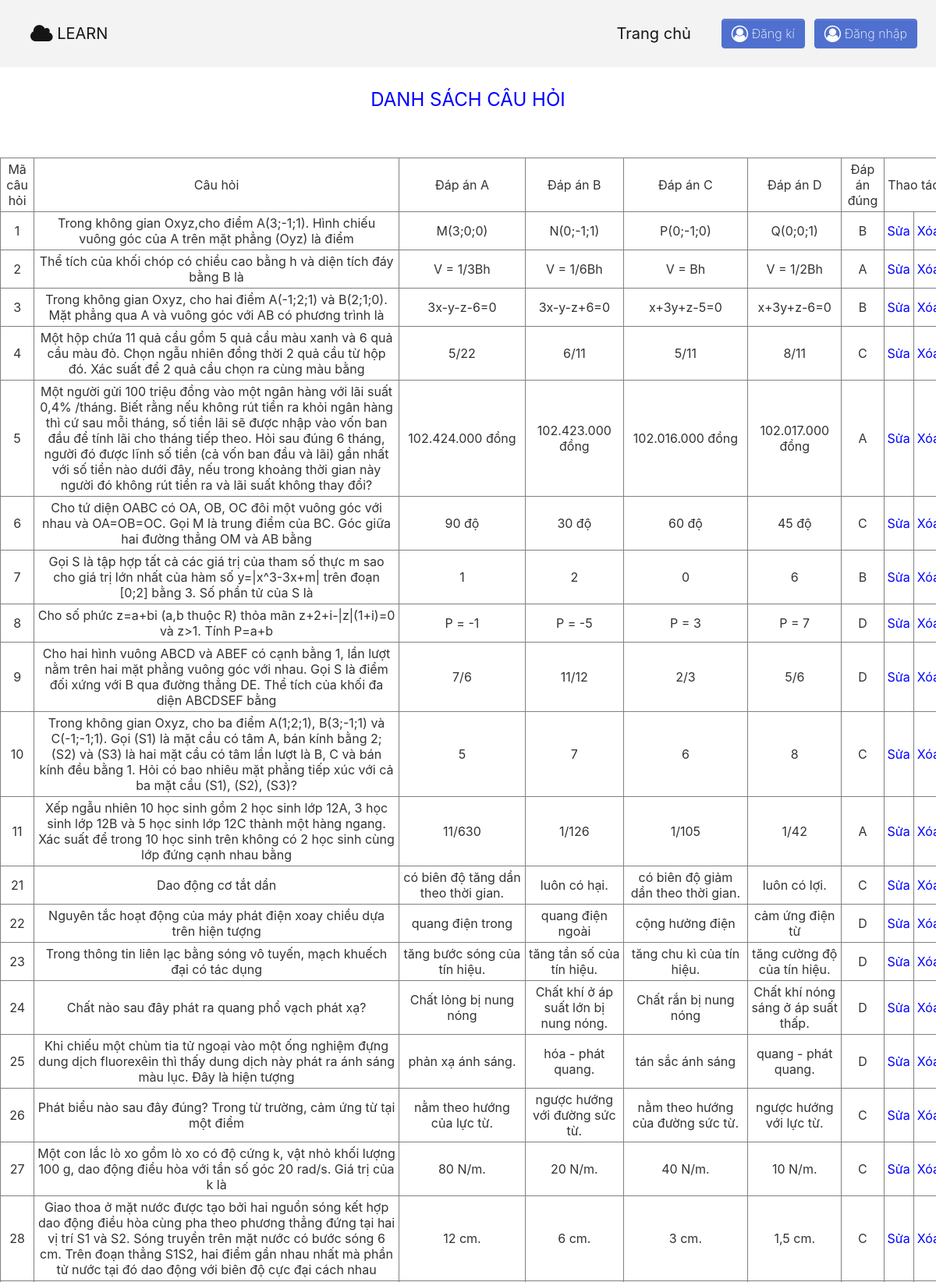
Screenshot of /admin/questionlist.php (upper part) with the database file from the repository.
### tables this page shows
CREATE TABLE questions (
	question_id INT(25) NOT NULL primary key,
	subject_id INT(25) NOT NULL,
	question_name NVARCHAR(500) NOT NULL,
	choice1 NVARCHAR(255) NOT NULL,
	choice2 NVARCHAR(255) NOT NULL,
	choice3 NVARCHAR(255) NOT NULL,
	choice4 NVARCHAR(255) NOT NULL,
	answer_name NVARCHAR(20) NOT NULL,
	 
	CONSTRAINT fk_questions_subjects FOREIGN KEY(subject_id) REFERENCES subjects(subject_id) ON UPDATE CASCADE
);

### admin/thaotac.php (called while the page is built, shortened)
<?php
function danhsach(){
	require "../connect.php";
	$kq = mysqli_query($conn,"SELECT * FROM questions");
	return $kq;
}
?>

### admin/questionlist.php (the view, shortened to what this page needs)
<?php
require_once 'header.php';
?>
<html>
<head>
  <link rel="stylesheet" href="../user/css/theme.css" type="text/css">
</head>
<body>
	<br>
	    <center>
		<legend style= "color:blue"><b>DANH SÁCH CÂU HỎI</b></legend>
	            <form method="POST">
	    		<center>
			<table width="1210" border="1" align="center" cellpadding="4" cellspacing="0">
			<center>
				<tr>
					<td align = "center">Mã câu hỏi </td>
        			<td align = "center">Câu hỏi</td>
					<td align = "center">Đáp án A</td>
        			<td align = "center">Đáp án B</td>
					<td align = "center">Đáp án C</td>
        			<td align = "center">Đáp án D</td>
					<td align = "center">Đáp án đúng</td>
					<td align = "center"  colspan = "2"> Thao tác </td>
				</tr>
				<?php require 'thaotac.php';
					$list = danhsach();?>
	            <?php foreach ($list as $it){ ?>
				<tr>
					<td align = "center" ><?php echo $it['question_id']; ?></td>
					<td align = "center" ><?php echo $it['question_name'];?></td>
					<td align = "center" ><?php echo $it['choice1']; ?></td>
					<td align = "center" ><?php echo $it['choice2'];?></td>
					<td align = "center" ><?php echo $it['choice3']; ?></td>
					<td align = "center" ><?php echo $it['choice4'];?></td>
					<td align = "center" ><?php echo $it['answer_name']; ?></td>
					<td align = "center"> <a href="editquestion.php?mach=<?php echo $it['question_id'];?>" style = "color:blue" > Sửa </a></td>
					<td align = "center"> <a style = "color:blue" href="deletequestion.php?mach=<?php echo $it['question_id'];?> & ch=<?php echo $it['question_name'];?>" onclick="return confirm('Bạn có chắc chắn muốn xóa không?');" name = "xoatt"> Xóa </a></td>
				<?php } ?>
				</tr>
			</table>
			</form>
		</center>
</body>
</html>

### rows the page displays
questions: question_id "1", question_name "Trong không gian Oxyz,cho điểm A(3;-1;1). Hình chiếu vuông góc của A trên mặt phẳng (Oyz) là điểm", choice1 "M(3;0;0)", choice2 "N(0;-1;1)", choice3 "P(0;-1;0)", choice4 "Q(0;0;1)", answer_name "B"
questions: question_id "2", question_name "Thể tích của khối chóp có chiều cao bằng h và diện tích đáy bằng B là", choice1 "V = 1/3Bh", choice2 "V = 1/6Bh", choice3 "V = Bh", choice4 "V = 1/2Bh", answer_name "A"
questions: question_id "3", question_name "Trong không gian Oxyz, cho hai điểm A(-1;2;1) và B(2;1;0). Mặt phẳng qua A và vuông góc với AB có phương trình là", choice1 "3x-y-z-6=0", choice2 "3x-y-z+6=0", choice3 "x+3y+z-5=0", choice4 "x+3y+z-6=0", answer_name "B"
questions: question_id "4", question_name "Một hộp chứa 11 quả cầu gồm 5 quả cầu màu xanh và 6 quả cầu màu đỏ. Chọn ngẫu nhiên đồng thời 2 quả cầu từ hộp đó. Xác suất để 2 quả cầu chọn ra cùng màu bằng", choice1 "5/22", choice2 "6/11", choice3 "5/11", choice4 "8/11", answer_name "C"
questions: question_id "5", question_name "Một người gửi 100 triệu đồng vào một ngân hàng với lãi suất 0,4% /tháng. Biết rằng nếu không rút tiền ra khỏi ngân hàng thì cứ sau mỗi tháng, số tiền lãi sẽ được nhập vào vốn ban đầu để tính lãi cho tháng tiếp theo. Hỏi sau đúng 6 tháng, người đó được lĩnh số tiền (cả vốn ban đầu và lãi) gần nhất với số tiền nào dưới đây, nếu trong khoảng thời gian này người đó không rút tiền ra và lãi suất không thay đổi?", choice1 "102.424.000 đồng", choice2 "102.423.000 đồng", choice3 "102.016.000 đồng", choice4 "102.017.000 đồng", answer_name "A"
questions: question_id "6", question_name "Cho tứ diện OABC có OA, OB, OC đôi một vuông góc với nhau và OA=OB=OC. Gọi M là trung điểm của BC. Góc giữa hai đường thẳng OM và AB bằng", choice1 "90 độ", choice2 "30 độ", choice3 "60 độ", choice4 "45 độ", answer_name "C"
questions: question_id "7", question_name "Gọi S là tập hợp tất cả các giá trị của tham số thực m sao cho giá trị lớn nhất của hàm số y=|x^3-3x+m| trên đoạn [0;2] bằng 3. Số phần tử của S là", choice1 "1", choice2 "2", choice3 "0", choice4 "6", answer_name "B"
questions: question_id "8", question_name "Cho số phức z=a+bi (a,b thuộc R) thỏa mãn z+2+i-|z|(1+i)=0 và z>1. Tính P=a+b", choice1 "P = -1", choice2 "P = -5", choice3 "P = 3", choice4 "P = 7", answer_name "D"
questions: question_id "9", question_name "Cho hai hình vuông ABCD và ABEF có cạnh bằng 1, lần lượt nằm trên hai mặt phẳng vuông góc với nhau. Gọi S là điểm đối xứng với B qua đường thẳng DE. Thể tích của khối đa diện ABCDSEF bằng", choice1 "7/6", choice2 "11/12", choice3 "2/3", choice4 "5/6", answer_name "D"
questions: question_id "10", question_name "Trong không gian Oxyz, cho ba điểm A(1;2;1), B(3;-1;1) và C(-1;-1;1). Gọi (S1) là mặt cầu có tâm A, bán kính bằng 2; (S2) và (S3) là hai mặt cầu có tâm lần lượt là B, C và bán kính đều bằng 1. Hỏi có bao nhiêu mặt phẳng tiếp xúc với cả ba mặt cầu (S1), (S2), (S3)?", choice1 "5", choice2 "7", choice3 "6", choice4 "8", answer_name "C"
questions: question_id "11", question_name "Xếp ngẫu nhiên 10 học sinh gồm 2 học sinh lớp 12A, 3 học sinh lớp 12B và 5 học sinh lớp 12C thành một hàng ngang. Xác suất để trong 10 học sinh trên không có 2 học sinh cùng lớp đứng cạnh nhau bằng", choice1 "11/630", choice2 "1/126", choice3 "1/105", choice4 "1/42", answer_name "A"
questions: question_id "21", question_name "Dao động cơ tắt dần", choice1 "có biên độ tăng dần theo thời gian.", choice2 "luôn có hại.", choice3 "có biên độ giảm dần theo thời gian.", choice4 "luôn có lợi.", answer_name "C"
questions: question_id "22", question_name "Nguyên tắc hoạt động của máy phát điện xoay chiều dựa trên hiện tượng", choice1 "quang điện trong", choice2 "quang điện ngoài", choice3 "cộng hưởng điện", choice4 "cảm ứng điện từ", answer_name "D"
questions: question_id "23", question_name "Trong thông tin liên lạc bằng sóng vô tuyến, mạch khuếch đại có tác dụng", choice1 "tăng bước sóng của tín hiệu.", choice2 "tăng tần số của tín hiệu.", choice3 "tăng chu kì của tín hiệu.", choice4 "tăng cường độ của tín hiệu.", answer_name "D"
questions: question_id "24", question_name "Chất nào sau đây phát ra quang phổ vạch phát xạ?", choice1 "Chất lỏng bị nung nóng", choice2 "Chất khí ở áp suất lớn bị nung nóng.", choice3 "Chất rắn bị nung nóng", choice4 "Chất khí nóng sáng ở áp suất thấp.", answer_name "D"
questions: question_id "25", question_name "Khi chiếu một chùm tia tử ngoại vào một ống nghiệm đựng dung dịch fluorexêin thì thấy dung dịch này phát ra ánh sáng màu lục. Đây là hiện tượng", choice1 "phản xạ ánh sáng.", choice2 "hóa - phát quang.", choice3 "tán sắc ánh sáng", choice4 "quang - phát quang.", answer_name "D"
questions: question_id "26", question_name "Phát biểu nào sau đây đúng? Trong từ trường, cảm ứng từ tại một điểm", choice1 "nằm theo hướng của lực từ.", choice2 "ngược hướng với đường sức từ.", choice3 "nằm theo hướng của đường sức từ.", choice4 "ngược hướng với lực từ.", answer_name "C"
questions: question_id "27", question_name "Một con lắc lò xo gồm lò xo có độ cứng k, vật nhỏ khối lượng 100 g, dao động điều hòa với tần số góc 20 rad/s. Giá trị của k là", choice1 "80 N/m.", choice2 "20 N/m.", choice3 "40 N/m.", choice4 "10 N/m.", answer_name "C"
questions: question_id "28", question_name "Giao thoa ở mặt nước được tạo bởi hai nguồn sóng kết hợp dao động điều hòa cùng pha theo phương thẳng đứng tại hai vị trí S1 và S2. Sóng truyền trên mặt nước có bước sóng 6 cm. Trên đoạn thẳng S1S2, hai điểm gần nhau nhất mà phần tử nước tại đó dao động với biên độ cực đại cách nhau", choice1 "12 cm.", choice2 "6 cm.", choice3 "3 cm.", choice4 "1,5 cm.", answer_name "C"
